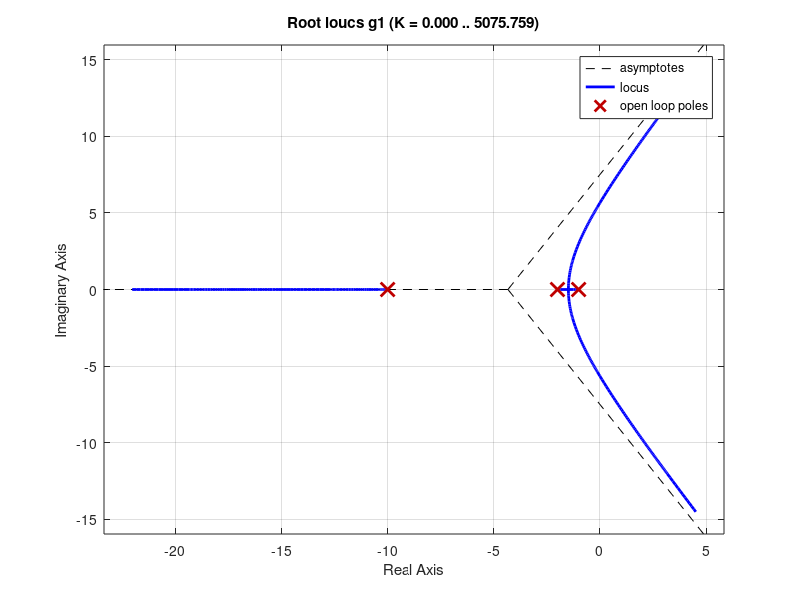
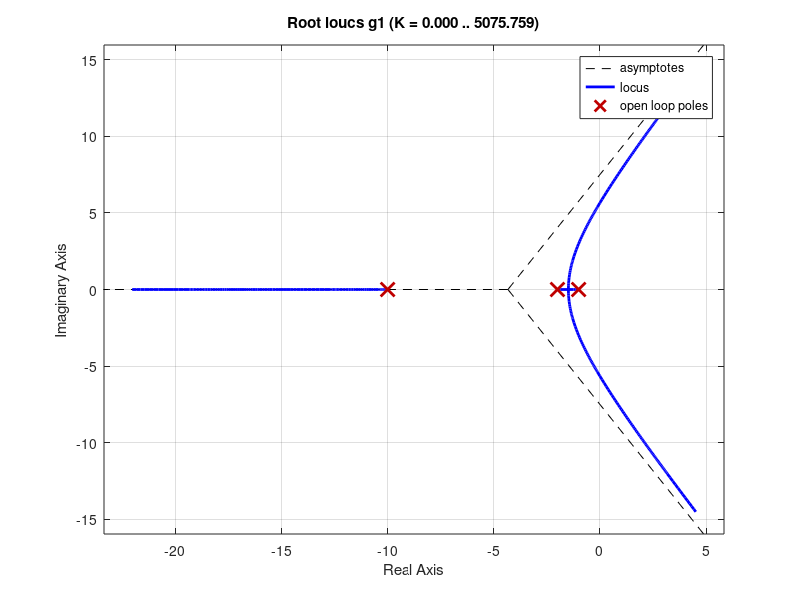

Here is the MATLAB script that generated these plots, in order: (Note: this script raises an error after producing the figures.)
%%
den = conv([1 1],conv([1 2],[1 10]));
g1 = tf([1],den);%função de transferencia

g2= tf([1 0.1],[1 13 32 20 0])

figure(1); rlocus(g1);%165
figure(2); rlocus(g1);%158

t1=feedback(165*g1,1);
t2=feedback(158*g2,1);

linearSystemAnalyzer(t1,t2);

%vermelho sistema corrigodo o outro é sem correção e com erro de 0.01

% t1=feedback(45.7*g,1);
% linearSystemAnalyzer(t1);